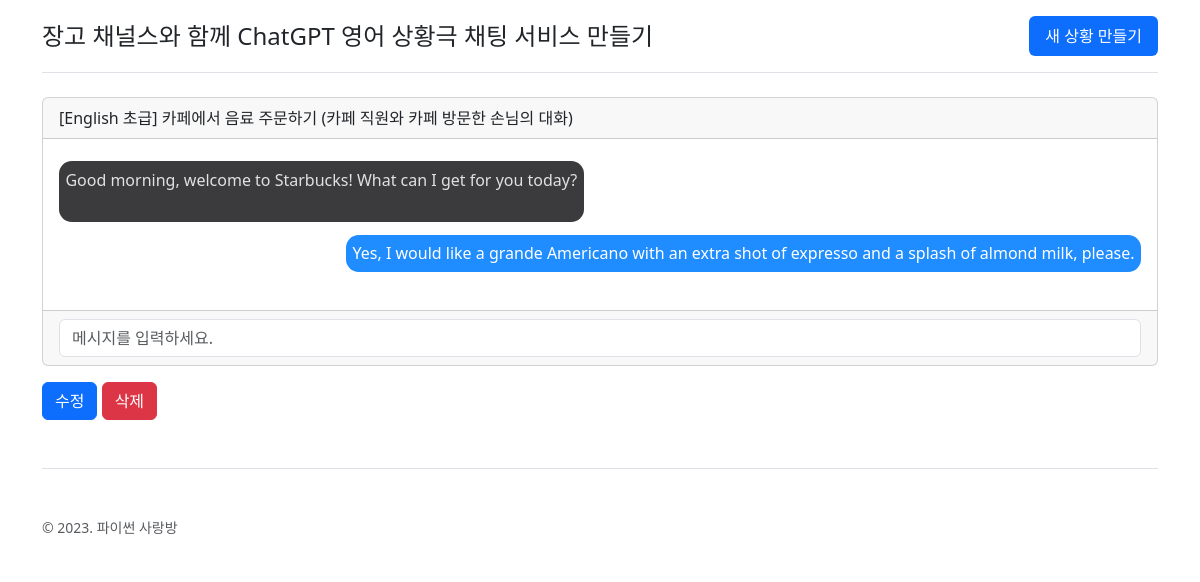
The page /chat/2/ (signed in) on the database its author committed.
### chat/models.py (models this page shows)
class RolePlayingRoom(models.Model):
    class Language(models.TextChoices):
        ENGLISH = "en-US", "English"
        JAPANESE = "ja-JP", "Japanese"
        CHINESE = "zh-CN", "Chinese"
        SPANISH = "es-ES", "Spanish"
        FRENCH = "fr-FR", "French"
        GERMAN = "de-DE", "German"
        RUSSIAN = "ru-RU", "Russian"
    class Level(models.IntegerChoices):
        BEGINNER = 1, "초급"
        ADVANCED = 2, "고급"
    user = models.ForeignKey(settings.AUTH_USER_MODEL, on_delete=models.CASCADE)
    language = models.CharField(
        max_length=10,
        choices=Language.choices,
        default=Language.ENGLISH,
        verbose_name="대화 언어",
    )
    level = models.SmallIntegerField(
        choices=Level.choices, default=Level.BEGINNER, verbose_name="레벨"
    )
    situation = models.CharField(max_length=100, verbose_name="상황")
    situation_en = models.CharField(
        max_length=100,
        blank=True,
        verbose_name="상황 (영문)",
        help_text="GPT 프롬프트에 직접적으로 활용됩니다. 비워두시면, situation 필드를 번역해 자동 반영됩니다.",
    )
    my_role = models.CharField(max_length=100, verbose_name="내 역할")
    my_role_en = models.CharField(
        max_length=100,
        blank=True,
        verbose_name="내 역할 (영문)",
        help_text="GPT 프롬프트에 직접적으로 활용됩니다. 비워두시면, my_role 필드를 번역해 자동 반영됩니다.",
    )
    gpt_role = models.CharField(max_length=100, verbose_name="GPT 역할")
    gpt_role_en = models.CharField(
        max_length=100,
        blank=True,
        verbose_name="GPT 역할 (영문)",
        help_text="GPT 프롬프트에 직접적으로 활용됩니다. 비워두시면, gpt_role 필드를 번역해 자동 반영됩니다.",
    )
    class Meta:
        ordering = ["-pk"]

### chat/views.py (the view)
@method_decorator(staff_member_required, name="dispatch")
class RolePlayingRoomDetailView(DetailView):
    model = RolePlayingRoom
    def get_queryset(self):
        qs = super().get_queryset()
        qs = qs.filter(user=self.request.user)
        return qs

### chat/templates/chat/roleplayingroom_detail.html (shortened to what this page needs)
{% extends "chat/base.html" %}
{% block content %}
  <div class="row">
    <div class="col-sm-12">
      <div class="card">
        <div class="card-header">
          [{{ roleplayingroom.get_language_display }}
          {{ roleplayingroom.get_level_display }}]
          {{ roleplayingroom.situation }}
          ({{ roleplayingroom.gpt_role }}와
          {{ roleplayingroom.my_role }}의 대화)
        </div>
        <div class="card-body">
          <ul id="chat-message-list">
            <li class="chat-message">
              <span class="message">Good morning, welcome to Starbucks! What can I get for you today?
              </span>
            </li>
            <li class="chat-message me">
              <span class="message">Yes, I would like a grande Americano with an extra shot of expresso and a splash of almond milk, please.</span></li>
          </ul>
        </div>
        <div class="card-footer">
          <div class="d-flex gap-2">
            <form id="message-form" class="d-flex gap-1 flex-grow-1">
              <input type="text" name="message" placeholder="메시지를 입력하세요." class="form-control flex-grow-1"/>
            </form>
          </div>
        </div>
      </div>
    </div>
  </div>
  <div class="my-3">
    <a href="{% url 'role_playing_room_update' roleplayingroom.pk %}" class="btn btn-primary">수정</a>
    <a href="{% url 'role_playing_room_delete' roleplayingroom.pk %}" class="btn btn-danger">삭제</a>
  </div>
{% endblock %}

### chat/templates/chat/roleplayingroom_detail.html (style rules this page uses)
#chat-message-list { padding: 0; list-style: none; }
.chat-message .message { background-color: #3b3b3d; color: #e1e1e1; border-radius: 0.8em; padding: 0.4em; margin: 0.4em 0; display: inline-block; white-space: pre-wrap; }
.chat-message.me { text-align: right; }
.chat-message.me .message { background-color: #1f8cff; color: #fff; text-align: left; }

### rows shown on the page
RolePlayingRoom: language "English", level "초급", situation "카페에서 음료 주문하기", gpt_role "카페 직원", my_role "카페 방문한 손님"
